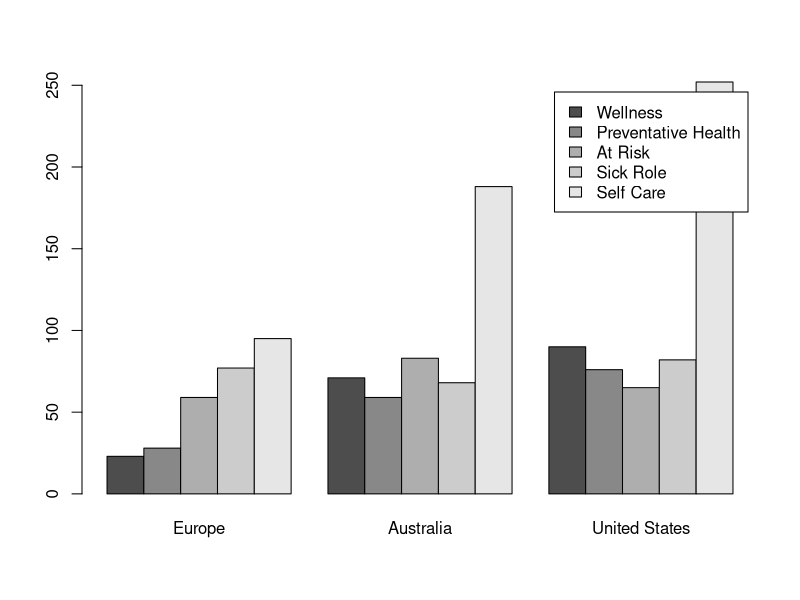
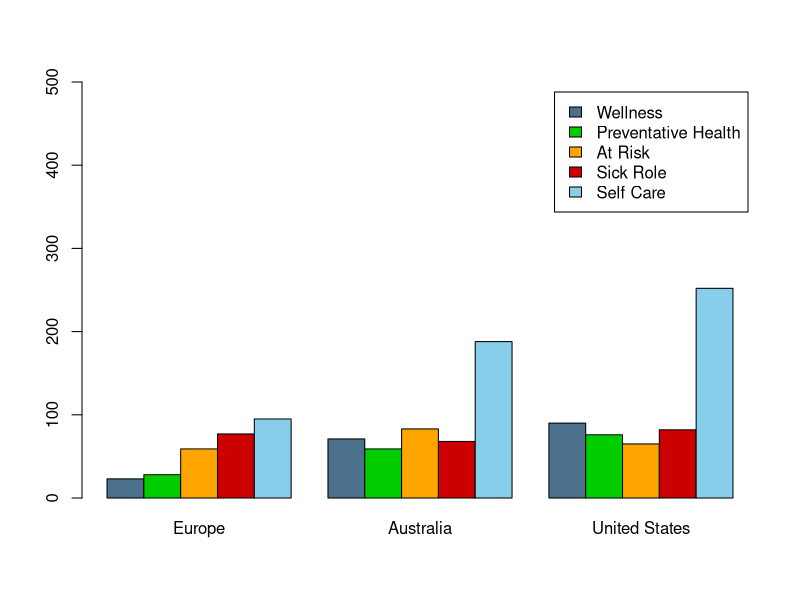

Here is the R script that generated these plots, in order:
## ---- chunk 1
motivation_table <- cbind( Europe = c(Wellness = 23, 
                                      `Preventative Health` = 28,
                                      `At Risk` = 59,
                                      `Sick Role` = 77,
                                      `Self Care` = 95),
                           Australia = c(Wellness = 71,
                                         `Prevantative Health` = 59,
                                         `At Risk` = 83,
                                         `Sick Role` = 68,
                                         `Self Care` = 188),
                           `United States` = c(Wellness = 90,
                                               `Preventative Health` = 76,
                                               `At Risk` = 65,
                                               `Sick Role` = 82,
                                               `Self Care` = 252))
## ---- chunk 2
motivation_table
## ---- chunk 3
barplot(motivation_table, beside=TRUE, legend=TRUE)
## ---- chunk 4
barplot(motivation_table, beside=TRUE, legend=TRUE,
        ylim=c(0,500), #extend the y-axis to 500
        col=c("skyblue4","green3","orange","red3","skyblue"))
## ---- chunk 5
#motivation_table is a table of counts created previously.

chisq.test(motivation_table)
## ---- chunk 6
    chisq.test(motivation_table)$expected
